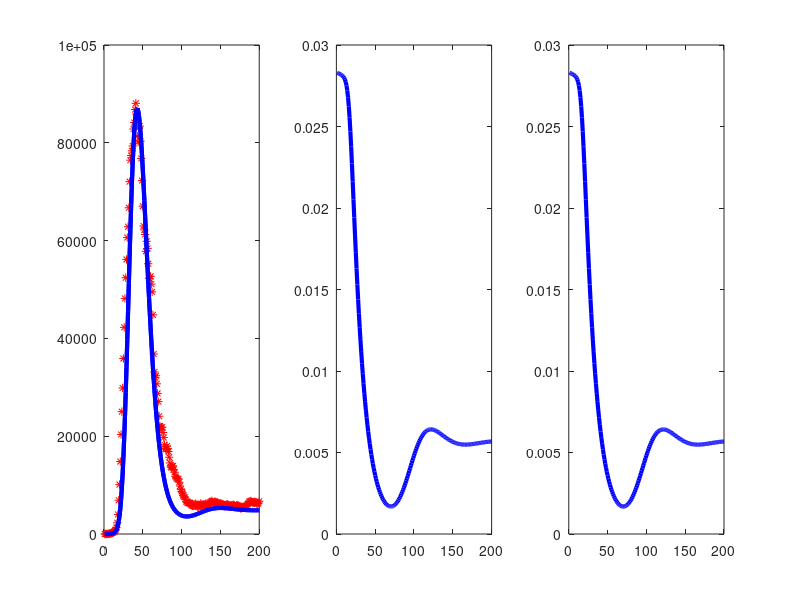
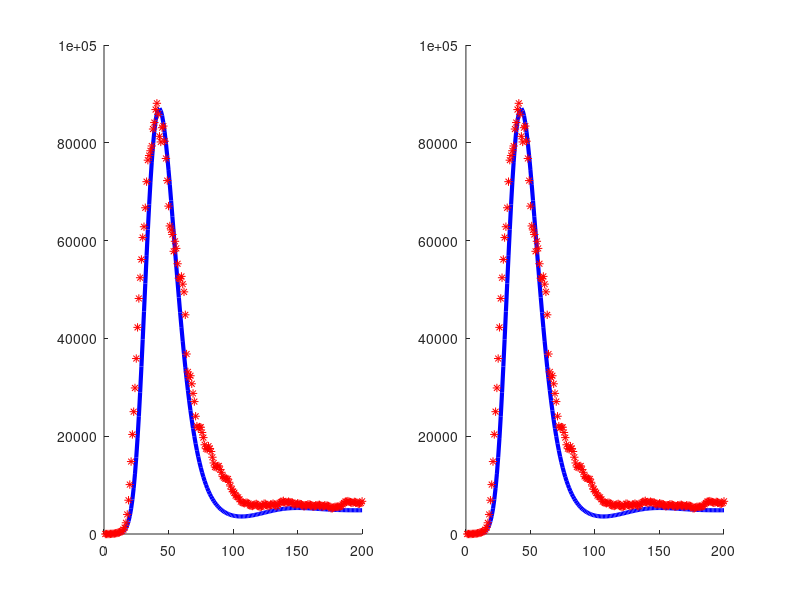

MATLAB code for these plots, in order:
%% load data
load nydata
time = 1:200;
data = NewCases9(time);
data2 = NewCases9(time);
% figure 
subplot(1,3,1)
% title("Active Infections")
plot(time, data, 'r*')
% visualize
p = [0.1111, 0.0019, 0.0679, 1e-6, 8e-4, 2e7, 1, 0.0283];
% qss-sir model not notmalized 
% states: (S,I,beta)
F=@(t,x) [-p(4)*x(1)*x(2)*x(3); ...
          p(4)*x(1)*x(2)*x(3) - x(2)*p(1);...
          p(2)/(1+x(2)*p(5))-p(3)*x(3)];
[tspan,X]=ode45(F,time,p(6:8));

% visualize 
hold on
plot(time, X(:,2), 'b-', 'LineWidth', 3)
subplot(1,3,2)
plot(time, X(:,3), 'b-', 'LineWidth', 3)
% title("\beta(t) Not-normalized")

% visualize
q = [0.1111, 0.0019, 0.0679, 8e-4, 20, 1, 0.0283];
% qss-sir model normalized
% states: (S,I,beta)
F=@(t,x) [-x(1)*x(2)*x(3)*1e-6; ...
          x(1)*x(2)*x(3) - x(2)*q(1);...
          q(2)/(1+x(2)*q(4))-q(3)*x(3)];
[tspan,Y]=ode45(F,time,q(5:7));

newinfected = -diff(Y(:,1));
newinfected(end+1) = newinfected(end);
% visualize
subplot(1,3,1)
hold on
plot(time, Y(:,2), 'b-', 'LineWidth', 3)
hold off
subplot(1,3,3)
% title("\beta(t) Normalized")
plot(time, Y(:,3), 'b-', 'LineWidth', 3)

figure
subplot(1,2,1)
hold on
plot(time, X(:,2), 'b-', 'LineWidth', 3)
plot(time, data, 'r*')
subplot(1,2,2)
hold on
plot(time, Y(:,2), 'b-', 'LineWidth', 3)
plot(time, data2, 'r*')